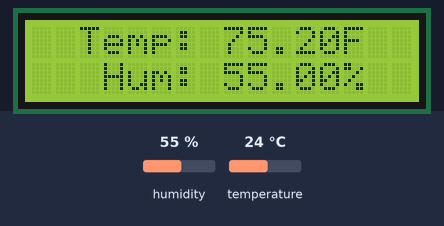
Simulated run of this program. Board: ESP32. Shown: 16×2 character LCD. Inputs (shaded band) come from the test bench; at power-on: humidity 55 %, temperature 24 °C. WiFi joins after 1.5 s; servers stay silent unless stated; what the program prints to the serial monitor is not drawn.

Above: at 7.2 s.
7.3 s: humidity set to 22 %
At 9.6 s:
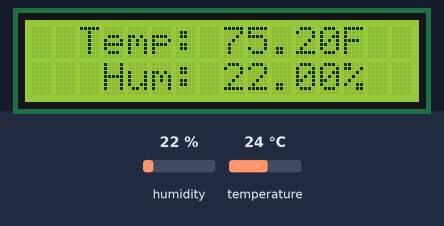
9.9 s: temperature set to 12 °C
At 11.6 s:
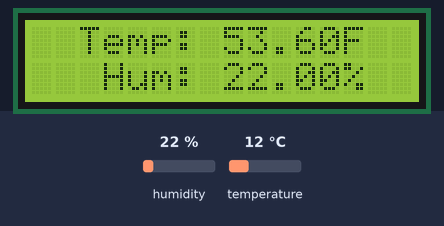
13.7 s: humidity set to 40 %
At 14.4 s:
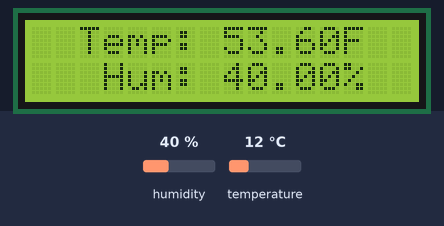
15.4 s: temperature set to 19 °C
At 17.5 s:
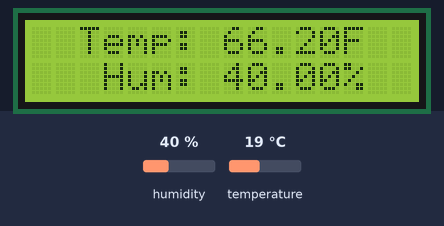
Timing chart, 0 to 18.6 s (numbered marks = the images above; inputs shaded):
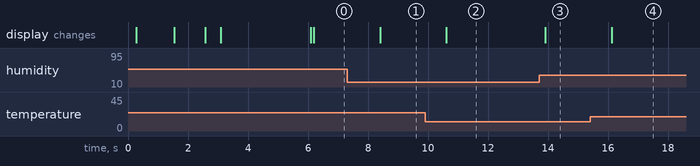

Measured:
- after the input at 7.3 s, the display: changes after 1.1 s (image 1)
- after the input at 9.9 s, the display: changes after 0.71 s (image 2)
- after the input at 13.7 s, the display: changes after 0.21 s (image 3)
- after the input at 15.4 s, the display: changes after 0.72 s (image 4)

The program:

main.cpp
```cpp
#include <SPI.h>
#include <Wire.h>
#include <Adafruit_AHTX0.h>
#include <WiFi.h>
#include <ESPAsyncWebServer.h>

  #include "Wire.h" // Library for I2C communication
  #include "LiquidCrystal_I2C.h" // Library for LCD

const char* ssid = "Your Wifi";
const char* password = "Your Wifi Password";


Adafruit_AHTX0 aht;
AsyncWebServer server(80);

  LiquidCrystal_I2C lcd = LiquidCrystal_I2C(0x27, 16, 2);

void setup() {
  Serial.begin(115200);
  //while (!Serial);

  delay(200);

    lcd.init();
    lcd.backlight();
    lcd.setCursor(0, 0);
    lcd.print("Version 0.9");
    delay(250);


  if (aht.begin()) {
    Serial.println("Found AHT20 Sensor");
  } else {
    Serial.println("Didn't find AHT20");
  }


  WiFi.begin(ssid, password);
  while (WiFi.status() != WL_CONNECTED) {
    delay(1000);
    Serial.println("Connecting to WiFi...");
    lcd.setCursor(0, 0); // Set the cursor on the first column and first row.
    lcd.print("Wifi Connecting");
  }

  Serial.println("Connected to WiFi");
  lcd.setCursor(0, 1);
  lcd.print("Wifi Connected!");
  delay(500);
  lcd.clear();
  lcd.setCursor(0, 0);
  lcd.print("IP: ");
  lcd.print(WiFi.localIP());
  delay(3000); // Display IP address for 3 seconds
  lcd.clear();

  // Print the ESP32's IP address
  server.on("/", HTTP_GET, [](AsyncWebServerRequest* request) {
    sensors_event_t humidity, temp;

    aht.getEvent(&humidity, &temp);// populate temp and humidity objects with fresh data

    String temperature = String(temp.temperature * 1.8 + 32);
    String humidityReading = String(humidity.relative_humidity);

    Serial.println("ESP32 Web Server: New request received:");
    Serial.println("GET /");
    request->send(200, "text/html", "<style>body { font-size: 24px; }</style>"
        "<html><body><h2 style=\"font-size: 24px;\">Temperature: " + temperature + " degrees F</h2>"
        "<p style=\"font-size: 24px;\">Humidity: " + humidityReading + "% RH</p></body></html>");
  });

  // Start the server
  server.begin();

}

void loop() {
  sensors_event_t humidity, temp;

  aht.getEvent(&humidity, &temp);// populate temp and humidity objects with fresh data

        lcd.setCursor(2, 0); // Set the cursor on the first column and first row.
        lcd.print("Temp: ");
        lcd.print(String(temp.temperature * 1.8 + 32));
        lcd.print("F");


        lcd.setCursor(3, 1); //Set the cursor on the first column and the second row (counting starts at 0!).
        lcd.print("Hum: ");
        lcd.print(String(humidity.relative_humidity));
        lcd.print("%");

        yield();

  delay(1000);
}
```
